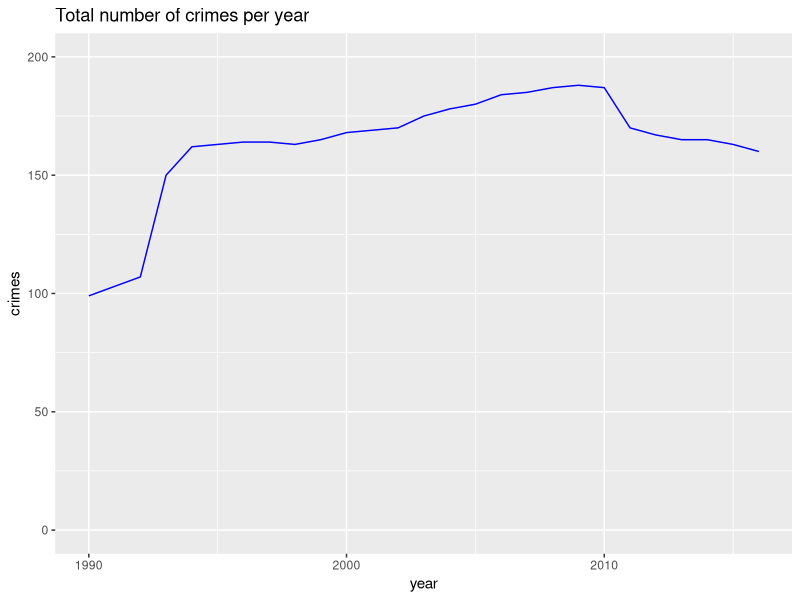

The R source for this figure:
## ---- chunk 1
knitr::opts_chunk$set(echo = TRUE)
crimedata <- read.csv("crimedata.csv")
## ---- chunk 2
library(ggplot2)
ggplot(crimedata, aes(year, crimes)) + geom_line(colour="blue") + expand_limits(y=c(0,200)) + ggtitle("Total number of crimes per year")

## ---- chunk 3

library(dplyr)
crimedata <- arrange(crimedata,year)
firstyear <- first(crimedata$year)
latestyear <- last(crimedata$year)
## ---- chunk 4
meancrimes <- round(mean(crimedata$crimes), digits = 1)
mediancrimes <- median(crimedata$crimes)
mincrimes <- min(crimedata$crimes)
maxcrimes <- max(crimedata$crimes)
